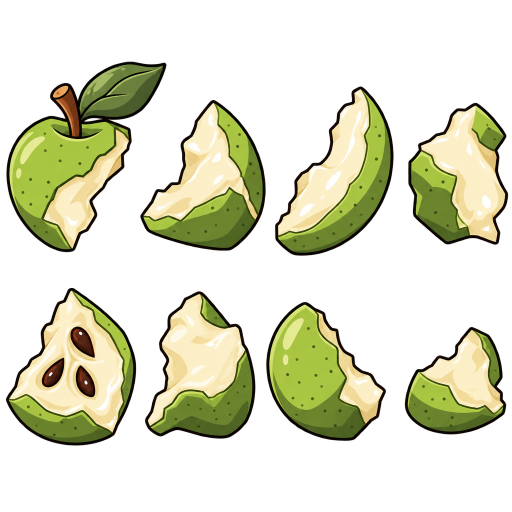
#> input picture art/fall-src/debris/apple.png, 1024 x 1024 px (shown at 1/2 size); its folder holds only this picture in this run
$ python pack_debris.py
#> lines starting #> are read from the running program, lines starting #| are printed output that depends on the picture; after the words box and inside, x2 and y2 are one past the last pixel; in counts of white or black regions, pixels touching at a corner belong together
"""Cuts the generated debris sheets (gen_debris.py) into their loose pieces and packs them into one atlas:
frontend/assets/fx/debris.webp + tools/fall/debris.json ({sheet: [[x, y, w, h, rel], ...]}, rel = the piece's size
against its sheet's middle piece), which the game carries inline as DEBRIS_AT (paste it there after a re-pack).
  python tools/fall/pack_debris.py"""
import json, os
import numpy as np
from PIL import Image
from scipy import ndimage

ROOT = os.path.dirname(os.path.dirname(os.path.dirname(os.path.abspath(__file__))))
SRC = os.path.join(ROOT, "art", "fall-src", "debris")
SHEETS = ["apple", "grapes", "pumpkin", "pie", "turkey", "horn", "corn", "hat", "leaf", "jug", "splat", "splat_c", "splat_b"]
INTO = {"splat_c": "splat", "splat_b": "splatdir"}   # table key a sheet's pieces go under: splat = round marks, splatdir = thrown ones, pointing right
BOX = {"splat": 136, "splat_c": 136, "splat_b": 150}          # the longest side a piece is shipped at (drawn ~40 css px, at 2x)
JOIN = {"splat": 16, "splat_c": 22, "splat_b": 22}          # px a piece's loose crumbs and droplets may sit from it and still be part of it
W = 1024


def pieces(name):
#> called with name = 'apple'
    im = Image.open(os.path.join(SRC, name + ".png")).convert("RGBA")
#> im is the input picture: PIL image 1024x1024 RGBA; mean R, G, B, A 89.5, 90.5, 52, 89.5
    a = np.asarray(im)[..., 3] > 40
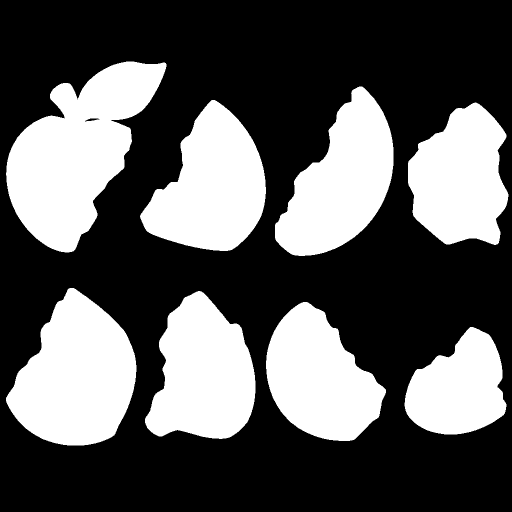
#> a: shape (1024, 1024) bool (shown at 1/2 size); 35.7% white; 8 white regions, largest, box (x1, y1, x2, y2) and area: (12, 123, 333, 505) 65103, (12, 576, 273, 891) 54806, (280, 200, 532, 502) 47327
    lab, n = ndimage.label(ndimage.binary_dilation(a, iterations=JOIN.get(name, 9)))
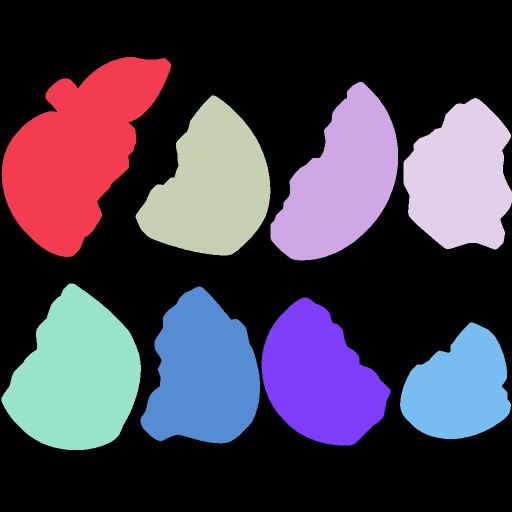
#> lab: shape (1024, 1024) int32 (shown at 1/2 size); 9 distinct labels, from 0 to 8; one colour per label, 0 black
#> n = 8
    out = []
    for sl in ndimage.find_objects(lab):
        m = a[sl]
        if m.sum() < 1500:
            continue
        ys, xs = np.where(m)
        box = (sl[1].start + xs.min(), sl[0].start + ys.min(), sl[1].start + xs.max() + 1, sl[0].start + ys.max() + 1)
        out.append(im.crop(box))
#> this loop made 8 passes
#> box on passes 1 to 8: (12, 123, 342, 505), (550, 173, 787, 512), (271, 191, 532, 502), (816, 205, 1017, 490), (12, 576, 273, 891), (290, 582, 511, 878), (532, 604, 772, 882), (809, 654, 1013, 869)
#> pass 1, in pieces, `m = a[sl]`:
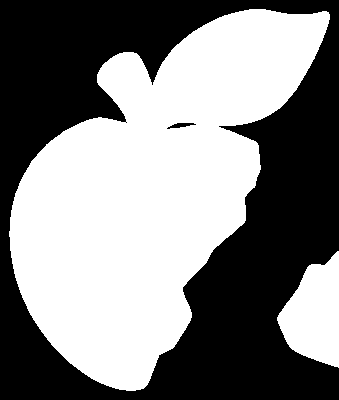
#> m: shape (400, 339) bool; 51.5% white; 2 black regions, box (x1, y1, x2, y2) and area: (0, 0, 339, 400) 65657, (167, 123, 196, 129) 88
#> after the loop:
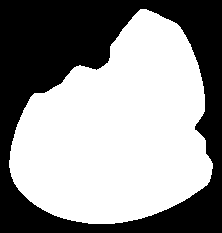
#> m: shape (233, 222) bool; 57.9% white; 1 black region, box (x1, y1, x2, y2) and area: (0, 0, 222, 233) 21768
#> after the loop, out = 8 items
    return out


def main():
    table, placed = {}, []
    for name in SHEETS:
        ps = pieces(name)
#> ps = 8 items
        mid = float(np.median([max(p.size) for p in ps]))
#> mid = 303.5
        box = BOX.get(name, 104)
        for p in ps:
            rel = min(1.35, max(.6, max(p.size) / mid))
            k = box * rel / max(p.size)
            q = p.resize((max(1, round(p.width * k)), max(1, round(p.height * k))), Image.LANCZOS)
            key = "splatdrip" if name == "splat_c" and p.height > 1.4 * p.width else INTO.get(name, name)   # the ones that run down stay upright
            placed.append((key, q, round(rel, 2)))
#> this loop made 8 passes
#> rel on passes 1 to 8: 1.26, 1.12, 1.02, 0.939, 1.04, 0.975, 0.916, 0.708
#> pass 1, in main, `q = p.resize((max(1, round(p.width * k)), max(1, round(p.height * k)))..`:
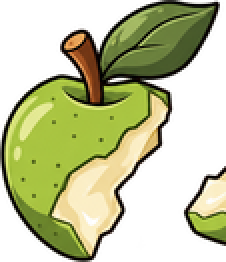
#> q: PIL image 113x131 RGBA (shown 2 times larger); mean R, G, B, A 80.1, 84.2, 42.6, 138.9; transparent parts drawn white
#> pass 2, in main, `q = p.resize((max(1, round(p.width * k)), max(1, round(p.height * k)))..`:
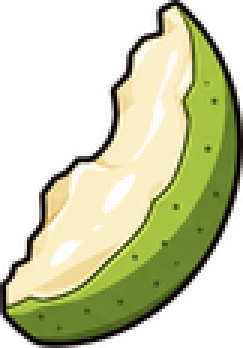
#> q: PIL image 81x116 RGBA (shown 3 times larger); mean R, G, B, A 97.6, 100.3, 63.9, 144.4; transparent parts drawn white
#> pass 3, in main, `q = p.resize((max(1, round(p.width * k)), max(1, round(p.height * k)))..`:
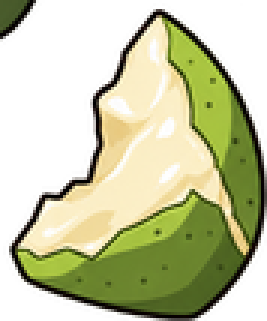
#> q: PIL image 89x107 RGBA (shown 3 times larger); mean R, G, B, A 94.8, 97.8, 60.2, 149; transparent parts drawn white
#> after the loop, placed = 8 items
        print(name, len(ps))
#| apple 8
    x = y = row = 0
    spots = []
    for name, q, rel in sorted(placed, key=lambda t: -t[1].height):
        if x + q.width + 2 > W:
            x, y, row = 0, y + row + 2, 0
        spots.append((name, q, rel, x, y))
        x += q.width + 2
        row = max(row, q.height)
    atlas = Image.new("RGBA", (W, y + row), (0, 0, 0, 0))
    for name, q, rel, x, y in spots:
        atlas.paste(q, (x, y))
        table.setdefault(name, []).append([x, y, q.width, q.height, rel])
    out = os.path.join(ROOT, "frontend", "assets", "fx", "debris.webp")
    atlas.save(out, "WEBP", quality=90, method=6)
    json.dump(table, open(os.path.join(os.path.dirname(os.path.abspath(__file__)), "debris.json"), "w"), separators=(",", ":"))
    print(atlas.size, os.path.getsize(out) // 1024, "KB")


if __name__ == "__main__":
#> (the run stopped early here; a loop or call above may not have finished)
